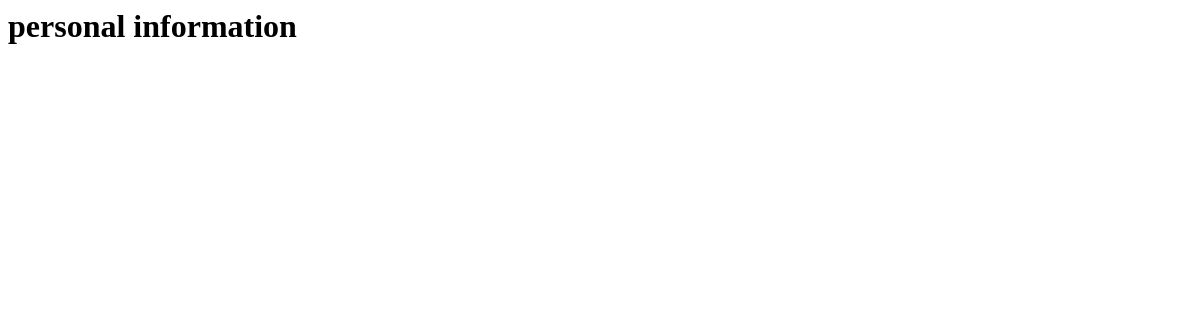
The app's page /main/ (signed in), older data.
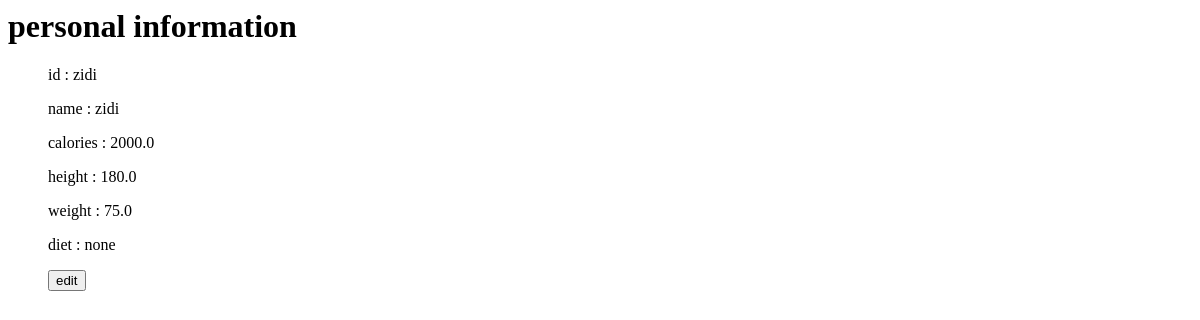
The same page, newer data.
### main/models.py (models this page shows, shortened)
class post_data(models.Model):
    id = models.CharField(max_length = 50, primary_key= True)
    calories = models.FloatField(default= 2000.0)
    height = models.FloatField(default = 180)
    weight = models.FloatField(default = 75)
    name = models.CharField(max_length=50, default='')
    dailyExtraConsume = models.FloatField(default=0)
    specialDiet = models.CharField(max_length = 100, default = 'none')
    age = models.IntegerField(null = True)

### main/views.py (the view)
# urls.py: path('main/', personalInfo),
def personalInfo(request):
   currentUser = request.user
   personId = currentUser.username
   person = post_data.objects.raw('SELECT * FROM main_post_data WHERE id = %s', [personId])
   return render(request, 'test2.html', {'info' : person}
   )

### templates/test2.html (shortened to what this page needs)
<html>
    <h1>personal information</h1>
    <ul>
        {% for inf in info %}
        <p>id : {{inf.id}}</p>
        <p>name : {{inf.name}}</p>
        <p>calories : {{inf.calories}}</p>
        <p>height : {{inf.height}}</p>
        <p>weight : {{inf.weight}}</p>
        <p>diet : {{inf.specialDiet}}</p>
        <form action="/edit/" method="POST">
        <input type="submit" value="edit">
        </form>
        {% endfor %}
    </ul>

Row changes from the older to the newer data that the page shows:
added post_data: id "zidi", name "zidi", calories "2000.0", height "180.0", weight "75.0", specialDiet "none"
